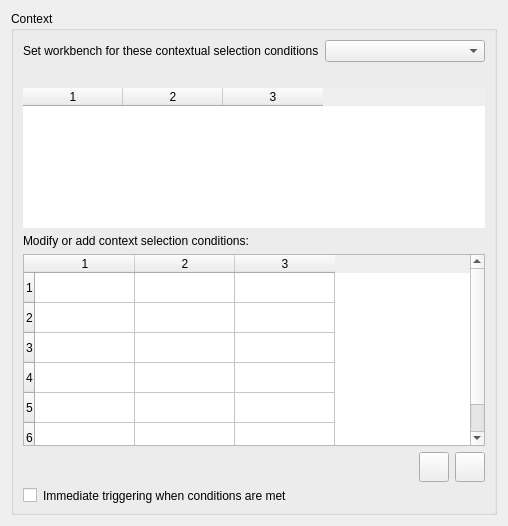
        <widget class="QWidget" name="contextTab">
         <property name="_translationContext_tabTitle" stdset="0">
          <string notr="true">ContextTab</string>
         </property>
         <attribute name="title">
          <string notr="true">Context</string>
         </attribute>
         <layout class="QVBoxLayout" name="contextTabLayout" stretch="0,1">
          <item>
           <widget class="QGroupBox" name="settingContextGroup">
            <property name="title">
             <string notr="true">Context</string>
            </property>
            <property name="_translationContext_title" stdset="0">
             <string notr="true">GlobalSettingsTab</string>
            </property>
            <layout class="QVBoxLayout" name="settingContextGroupFormLayout">
             <item>
              <layout class="QHBoxLayout" name="contextWorkbenchLayout" stretch="0,1,0">
               <item>
                <widget class="QLabel" name="labelContextWorkbench">
                 <property name="text">
                  <string notr="true">Set workbench for these contextual selection conditions</string>
                 </property>
                 <property name="_translationContext_text" stdset="0">
                  <string notr="true">ContextTab</string>
                 </property>
                </widget>
               </item>
               <item>
                <spacer name="contextWorkbenchLayoutSpacer1">
                 <property name="orientation">
                  <enum>Qt::Orientation::Horizontal</enum>
                 </property>
                 <property name="sizeType">
                  <enum>QSizePolicy::Policy::Expanding</enum>
                 </property>
                 <property name="sizeHint" stdset="0">
                  <size>
                   <width>0</width>
                   <height>0</height>
                  </size>
                 </property>
                </spacer>
               </item>
               <item>
                <widget class="QComboBox" name="comboContextWorkbench">
                 <property name="minimumSize">
                  <size>
                   <width>160</width>
                   <height>0</height>
                  </size>
                 </property>
                </widget>
               </item>
              </layout>
             </item>
             <item>
              <layout class="QVBoxLayout" name="layoutAddContextConditions">
               <item>
                <layout class="QHBoxLayout" name="layoutLabelContext" stretch="0,1">
                 <item>
                  <widget class="QLabel" name="labelListContext"/>
                 </item>
                 <item>
                  <spacer name="layoutLabelContextSpacer1">
                   <property name="orientation">
                    <enum>Qt::Orientation::Horizontal</enum>
                   </property>
                   <property name="sizeType">
                    <enum>QSizePolicy::Policy::Expanding</enum>
                   </property>
                   <property name="sizeHint" stdset="0">
                    <size>
                     <width>0</width>
                     <height>0</height>
                    </size>
                   </property>
                  </spacer>
                 </item>
                </layout>
               </item>
               <item>
                <widget class="QTableWidget" name="listContextConditions">
                 <property name="maximumSize">
                  <size>
                   <width>16777215</width>
                   <height>140</height>
                  </size>
                 </property>
                 <property name="frameShape">
                  <enum>QFrame::Shape::NoFrame</enum>
                 </property>
                 <property name="columnCount">
                  <number>3</number>
                 </property>
                 <column/>
                 <column/>
                 <column/>
                </widget>
               </item>
              </layout>
             </item>
             <item>
              <widget class="QLabel" name="labelContextTable">
               <property name="text">
                <string notr="true">Modify or add context selection conditions:</string>
               </property>
               <property name="_translationContext_text" stdset="0">
                <string notr="true">ContextTab</string>
               </property>
              </widget>
             </item>
             <item>
              <widget class="QTableWidget" name="contextTable">
               <property name="rowCount">
                <number>6</number>
               </property>
               <property name="columnCount">
                <number>3</number>
               </property>
               <row/>
               <row/>
               <row/>
               <row/>
               <row/>
               <row/>
               <column/>
               <column/>
               <column/>
              </widget>
             </item>
             <item>
              <layout class="QHBoxLayout" name="resetLayout" stretch="1,0,0">
               <item>
                <spacer name="resetLayoutSpacer1">
                 <property name="orientation">
                  <enum>Qt::Orientation::Horizontal</enum>
                 </property>
                 <property name="sizeType">
                  <enum>QSizePolicy::Policy::Expanding</enum>
                 </property>
                 <property name="sizeHint" stdset="0">
                  <size>
                   <width>0</width>
                   <height>0</height>
                  </size>
                 </property>
                </spacer>
               </item>
               <item>
                <widget class="QToolButton" name="addContextConditions">
                 <property name="minimumSize">
                  <size>
                   <width>30</width>
                   <height>30</height>
                  </size>
                 </property>
                 <property name="toolTip">
                  <string notr="true">Add a new rule</string>
                 </property>
                 <property name="icon">
                  <iconset>
                   <normaloff>../icons/PieMenuAdd.svg</normaloff>../icons/PieMenuAdd.svg</iconset>
                 </property>
                 <property name="_translationContext_toolTip" stdset="0">
                  <string notr="true">ContextTab</string>
                 </property>
                </widget>
               </item>
               <item>
                <widget class="QToolButton" name="resetContextButton">
                 <property name="minimumSize">
                  <size>
                   <width>30</width>
                   <height>30</height>
                  </size>
                 </property>
                 <property name="toolTip">
                  <string notr="true">Reset to defaults</string>
                 </property>
                 <property name="icon">
                  <iconset>
                   <normaloff>../icons/PieMenuReload.svg</normaloff>../icons/PieMenuReload.svg</iconset>
                 </property>
                 <property name="_translationContext_toolTip" stdset="0">
                  <string notr="true">ContextTab</string>
                 </property>
                </widget>
               </item>
              </layout>
             </item>
             <item>
              <layout class="QHBoxLayout" name="triggerContextLayout" stretch="0,0,1">
               <item>
                <widget class="QCheckBox" name="checkboxTriggerContext">
                 <property name="checkable">
                  <bool>true</bool>
                 </property>
                </widget>
               </item>
               <item>
                <widget class="QLabel" name="labelTriggerContext">
                 <property name="toolTip">
                  <string notr="true">The PieMenu will open immediately once the contextual selection conditions are met.</string>
                 </property>
                 <property name="text">
                  <string notr="true">Immediate triggering when conditions are met</string>
                 </property>
                 <property name="alignment">
                  <set>Qt::AlignmentFlag::AlignLeading|Qt::AlignmentFlag::AlignLeft|Qt::AlignmentFlag::AlignVCenter</set>
                 </property>
                 <property name="_translationContext_text" stdset="0">
                  <string notr="true">ContextTab</string>
                 </property>
                 <property name="_translationContext_toolTip" stdset="0">
                  <string notr="true">ContextTab</string>
                 </property>
                </widget>
               </item>
               <item>
                <spacer name="triggerContextLayoutSpacer1">
                 <property name="orientation">
                  <enum>Qt::Orientation::Horizontal</enum>
                 </property>
                 <property name="sizeType">
                  <enum>QSizePolicy::Policy::Expanding</enum>
                 </property>
                 <property name="sizeHint" stdset="0">
                  <size>
                   <width>0</width>
                   <height>0</height>
                  </size>
                 </property>
                </spacer>
               </item>
              </layout>
             </item>
            </layout>
           </widget>
          </item>
          <item>
           <spacer name="contextTabLayoutSpacer1">
            <property name="orientation">
             <enum>Qt::Orientation::Vertical</enum>
            </property>
            <property name="sizeType">
             <enum>QSizePolicy::Policy::Expanding</enum>
            </property>
            <property name="sizeHint" stdset="0">
             <size>
              <width>0</width>
              <height>0</height>
             </size>
            </property>
           </spacer>
          </item>
         </layout>
        </widget>
